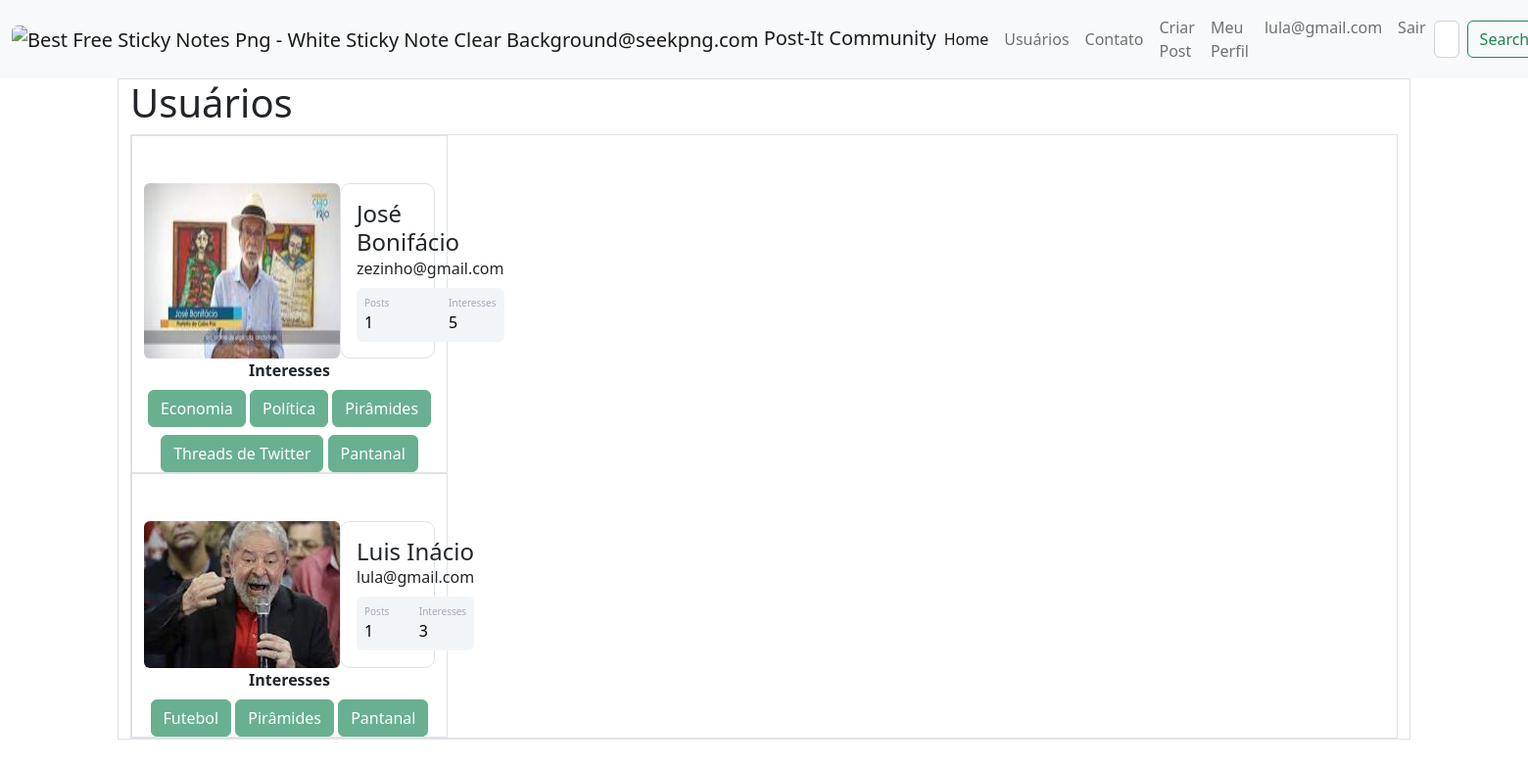
Page /users (signed in) on the committed database.
### post_it/models.py (models this page shows)
class Usuario(database.Model, UserMixin):
    id = database.Column(database.Integer, primary_key=True)
    username = database.Column(database.String, nullable=False)
    senha = database.Column(database.String, nullable=False)
    email = database.Column(database.String, nullable=False, unique=True)
    foto_perfil = database.Column(database.String, default='default.png')
    posts = database.relationship('Post', backref='author', lazy=True)
    interesses = database.Column(database.String, nullable=False, default='Não informado')
    def contar_post(self):
        return len(self.posts)

### post_it/routes.py (the view)
@app.route('/users')
@login_required
def users():
    list_users = Usuario.query.all()
    return render_template('users.html', list_users=list_users)

### post_it/models.py (called while the page is built)
@login_manager.user_loader
def load_user(id_usuario):
    usuario = Usuario.query.get(int(id_usuario))
    return usuario

### post_it/templates/users.html (shortened to what this page needs)
{% extends 'base.html'%}
{% block body%}
    <div class="container border">
        <h1>Usuários</h1>
        {% for row in list_users|batch(5)%}
        <div class="'row border justify-content-center">
            {% for usuario in row %}
            <div class="col-3 border">
                <div class="container mt-5 d-flex justify-content-center">
                    <img src="{{ url_for('static', filename='fotos_perfil/{}'.format(usuario.foto_perfil)) }}" alt={{url_for('static', filename='fotos_perfil/default.png')}} class="rounded" width="200" >
                <div class="card p-3 border">
                    <div class="d-flex align-items-center">
                        <div class="image me-2">
                            <div class="ml-3 w-100">
                                <h4 class="mb-0 mt-0">{{ usuario.username }}</h4>
                                <span> {{ usuario.email }}</span>
                                <div class="p-2 mt-2 bg-primary d-flex justify-content-between rounded text-white stats">
                                     <div class="d-flex flex-column">
                                        <span class="articles">Posts</span>
                                        <span class="number1">{{usuario.contar_post()}}</span>
                                    </div>
                                    <div class="d-flex flex-column">
                                         <span class="rating">Interesses</span>
                                        <span class="number3">{{usuario.interesses.split(';')|length}}</span>
                                    </div>
                                </div>
                            </div>
                        </div>
                    </div>
                </div>
            </div>
            <div class="row justify-content-center">
                <div class="col" style="text-align: center">
                    <strong> Interesses </strong><br>
                    {% for interesse in usuario.interesses.split(';') %}
                        <button type="button" class="btn btn-success mt-2" disabled>{{interesse}}</button>
                    {% endfor %}
                </div>
            </div>
          </div>
        {% endfor %}
        </div>
    </div>
        {% endfor %}
{% endblock%}

### post_it/templates/navbar.html (shortened to what this page needs)
<nav class="navbar navbar-expand-lg bg-light">
  <div class="container-fluid">
    <a class="navbar-brand" href="{{ url_for('home') }}">
      <img class='img-fluid rounded' height="40" width="40"  src="https://www.seekpng.com/png/detail/12-123414_best-free-sticky-notes-png-white-sticky-note.png" alt="Best Free Sticky Notes Png - White Sticky Note Clear Background@seekpng.com">
      Post-It Community</a>
    <div class="collapse navbar-collapse" id="navbarSupportedContent">
      <ul class="navbar-nav me-auto mb-2 mb-lg-0">
        <li class="nav-item">
          <a class="nav-link active" aria-current="page" href="{{ url_for('home') }}">Home</a>
        </li>
        <li class="nav-item">
          <a class="nav-link" href="{{ url_for('users') }}">Usuários</a>
        </li>
        <li class="nav-item">
          <a class="nav-link" href="{{ url_for('contato') }}">Contato</a>
        </li>
      </ul>
      {% if current_user.is_authenticated %}
       <ul class="navbar-nav d-flex">
          <li class="nav-item">
            <a class="nav-link" href="{{ url_for('criar_post')}}">Criar Post</a>
          </li>
         <li class="nav-item">
            <a class="nav-link" href="{{ url_for('perfil')}}">Meu Perfil</a>
          </li>
         <li class="nav-item">
           <a class="nav-link fw-light" >{{ current_user.email }}</a>
         </li>
         <li class="nav-item">
            <a class="nav-link" href="{{ url_for('sair')}}">Sair</a>
          </li>
        </ul>
      {% endif %}
      <form class="d-flex" role="search">
        <input class="form-control me-2" type="search" placeholder="Search" aria-label="Search">
        <button class="btn btn-outline-success" type="submit">Search</button>
      </form>
    </div>
  </div>
</nav>

### post_it/static/main.css (style rules this page uses)
.card { width: 400px; border: none; border-radius: 10px; background-color: #fff; }
.stats { background: #f2f5f8 !important; color: #000 !important; }
.articles { font-size:10px; color: #a1aab9; }
.number1 { font-weight:500; }
.rating { font-size:10px; color: #a1aab9; }
.number3 { font-weight:500; }

### rows in the picture
Usuario: email "lula@gmail.com", foto_perfil (picture), username "Luis Inácio", contar_post "1", interesses.split|length "3", interesse "Futebol" "Pirâmides" "Pantanal"
Usuario: foto_perfil (picture), username "José Bonifácio", email "zezinho@gmail.com", contar_post "1", interesses.split|length "5", interesse "Economia" "Política" "Pirâmides" "Threads de Twitter" "Pantanal"
